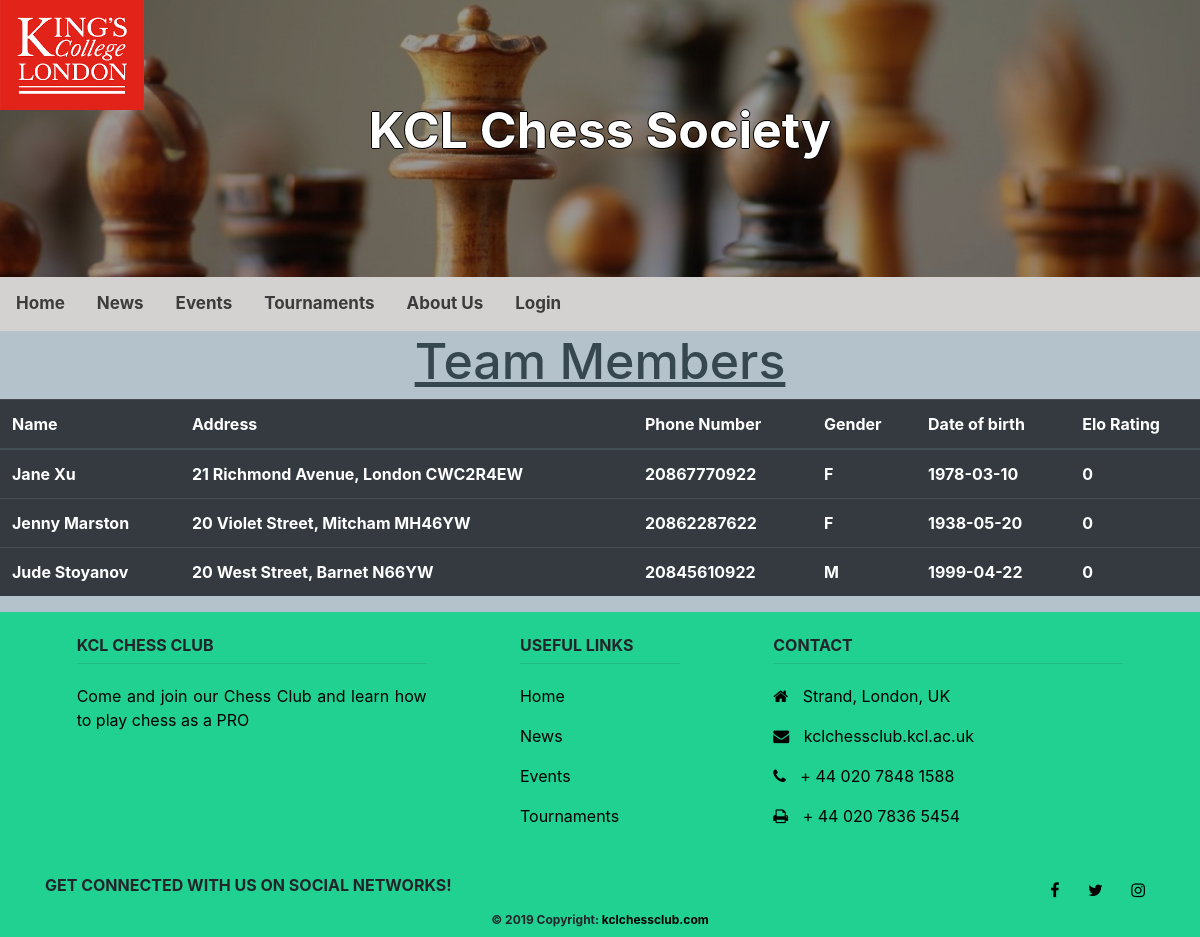
/public/pages/members.php, run on the app's committed database.
### tables this page shows
CREATE TABLE `users` (
  `id` INT(11) NOT NULL AUTO_INCREMENT,
  `admin` BIT(1) NOT NULL DEFAULT 0,  
  `first_name` VARCHAR(255),
  `last_name` VARCHAR(255),
  `dob` DATE NOT NULL,
  `gender` CHAR(1) NOT NULL,  
  `phone` VARCHAR(15) NOT NULL,
  `address` VARCHAR(255),
  `rating` INT(3) NOT NULL DEFAULT 0,
  `email` VARCHAR(255),
  `username` VARCHAR(255),
  `hashed_password` VARCHAR(255),
  PRIMARY KEY (`id`)
);

### private/functions.php (called while the page is built, shortened)
<?php
    function url_for($path) {
        if($path[0] != '/') {
            $path = "/" . $path;
        }
        return WWW_ROOT . $path;
    }
?>

### private/auth_functions.php (called while the page is built, shortened)
<?php
  function is_logged_in() {
    return isset($_SESSION['user_id']);
  }
?>

### private/query_functions.php (called while the page is built, shortened)
<?php
    function find_members() {
      global $db;
      $sql = "SELECT * FROM users WHERE admin = 0; ";
      $result = mysqli_query($db, $sql);
      return $result;
    }
?>

### public/pages/members.php (the view, shortened to what this page needs)
<?php include(SHARED_PATH . '/header.php'); ?>
<h1 style="font-size: 50px;", text-align="center">Team Members</h1>
  <table class="table table-hover table-dark">
  <thead>
    <tr>
      <th scope="col">Name</th>
      <th scope="col">Address</th>
      <th scope="col">Phone Number</th>
      <th scope="col">Gender</th>
      <th scope="col">Date of birth</th>
      <th scope="col">Elo Rating</th>
    </tr>
  </thead>
  <tbody>
  <?php
  $members = find_members();
        if (mysqli_num_rows($members) > 0) {
            while($row = mysqli_fetch_assoc($members)){
                echo "<tr>";
                  echo "<th scope='col'>". $row["first_name"]. " " . $row["last_name"]."</th>";
                  echo "<th scope='col'>". $row["address"]. "</th>";
                  echo "<th scope='col'>". $row["phone"]. "</th>";
                  echo "<th scope='col'>". $row["gender"]. "</th>";
                  echo "<th scope='col'>". $row["dob"]. "</th>";
                  echo "<th scope='col'>". $row["rating"]. "</th>";
                echo "</tr>";
            }
        }
        else{
            echo '<p> No tournaments could be found.</p>';
        }
        ?>
    </tbody>
  </table>
<?php include(SHARED_PATH . '/footer.php'); ?>

### private/shared/header.php (shortened to what this page needs)
<!doctype html>
<html lang="en">
    <head>
        <link rel="stylesheet" href="https://stackpath.bootstrapcdn.com/bootstrap/4.3.1/css/bootstrap.min.css">
        <link rel="stylesheet" media="all" href="<?php echo url_for('pages/stylesheets/public.css'); ?>" />
        <link rel="stylesheet" media="all" href="<?php echo url_for('pages/stylesheets/header.css'); ?>"/>
    </head>
    <body>
        <header>
            <div class="topContainer">
                <img class="image" id="chessImage" src="<?php echo url_for('Images/chessboard.jpeg'); ?>">
                <div class="centeredTitle">KCL Chess Society</div>
                <img class="image" id="kclImage" src="<?php echo url_for('Images/img_kcl.png'); ?>">
            </div>
            <div class="topNav">
            <a href="<?php echo url_for('pages/index.php'); ?>">Home</a>
            <a href="<?php echo url_for('pages/News/index.php'); ?>">News</a>
            <a href="<?php echo url_for('pages/Event/index.php'); ?>">Events</a>
            <a href="<?php echo url_for('pages/Tournament/index.php'); ?>">Tournaments</a>
            <a href="<?php echo url_for('pages/AboutUs/index.php'); ?>">About Us</a>
            <?php
                if(is_logged_in()){
                    if(user_is_admin()){
                        echo "<a href=" . url_for('pages/members.php'). ">Member List</a>";
                    }
                    echo "<a href=" . url_for('pages/profile.php'). ">Profile</a>";
                    echo "<a href=" . url_for('pages/log_out.php'). ">Log Out</a>";
                }
                else{
                    echo "<a href=" . url_for('pages/log_in.php'). ">Login</a>";
                }
            ?>
        </div>
        </header>

### private/shared/footer.php (shortened to what this page needs)
    <footer class="page-footer">
        <link rel="stylesheet" media="all" href="<?php echo url_for('pages/stylesheets/footer.css'); ?>"/>
        <div style="background-color: #21d192;">
            <div class="container">
                <div class="row py-4 my-2">
                    <div class="col-md-4 mx-auto">
                    <h6 class="text-uppercase font-weight-bold">KCL Chess Club</h6>
                    <hr>
                    <p class="footerP">Come and join our Chess Club and learn how to play chess as a PRO</p>
                    </div>
                    <div class="col-md-2 mx-auto">
                        <h6>Useful Links</h6>
                        <hr>
                        <p class="footerP"><a href="<?php echo url_for('pages/index.php'); ?>">Home</a></p>
                        <p class="footerP"><a href="<?php echo url_for('pages/News/index.php'); ?>">News</a></p>
                        <p class="footerP"><a href="<?php echo url_for('pages/Event/index.php'); ?>">Events</a></p>
                        <p class="footerP"><a href="<?php echo url_for('pages/Tournament/index.php'); ?>">Tournaments</a></p>
                    </div>
                    <div class="col-md-4 mx-auto">
                        <h6>Contact</h6>
                        <hr>
                        <p class="footerP"><i class="fa fa-home"></i> Strand, London, UK</p>
                        <p class="footerP"><i class="fa fa-envelope"></i> kclchessclub.kcl.ac.uk</p>
                        <p class="footerP"><i class="fa fa-phone"></i> + 44 020 7848 1588</p>
                        <p class="footerP"><i class="fa fa-print"></i> + 44 020 7836 5454</p>
                    </div>
                </div>
                <div class="row align-items-center">
                    <div class="col-md-6 text-center text-md-left mb-md-0">
                    <h6>Get connected with us on social networks!</h6>
                    </div>
                    <div class="col-md-6 text-center text-md-right">
                        <link rel="stylesheet" href="https://cdnjs.cloudflare.com/ajax/libs/font-awesome/4.7.0/css/font-awesome.min.css">
                        <a href="https://www.facebook.com/kclsupage/" class="fb-ic">
                            <i class="fa fa-facebook-f white-text mr-4"> </i>
                        </a>
                        <a href="https://twitter.com/kclsu" class="tw-ic">
                            <i class="fa fa-twitter white-text mr-4"> </i>
                        </a>
                        <a href="https://www.instagram.com/kclsu/" class="ins-ic">
                            <i class="fa fa-instagram white-text"> </i>
                        </a>
                    </div>
                </div>
                <div class="footer-copyright text-center py-2" id ="copyright">© 2019 Copyright:
                    <a href="<?php echo url_for('pages/index.php'); ?>"> kclchessclub.com</a>
                </div>
            </div>
        </div>
    </footer>
  </body>
</html>

### public/pages/stylesheets/public.css (style rules this page uses)
body { background-color: #b4c3cb; }
h1 { color: #37474f; text-decoration: underline; text-align: center; }
p { color: #37474f; font-size: 20px; padding-left: 40px; padding-right: 40px; text-align: justify; }

### public/pages/stylesheets/header.css (style rules this page uses)
.topContainer { width:100%; }
.centeredTitle { font-size:50px; width:100%; max-height: 20%; text-align: center; font-weight:bold; color:white; position: absolute; left: 50%; top: 20%; bottom: 20%; transform: translate(-50%, -50%); text-shadow: -1px 0 black, 0 1px black, 1px 0 black, 0 -1px black; }
#chessImage { filter: brightness(60%); width: 100%; }
#kclImage { position:absolute; left: 0; top: 0; width:12%; }
.topNav { background-color: rgb(212, 209, 209); overflow: hidden; width: 100%; }
.topNav a { float: left; color: #3d3b3b; text-align: center; padding: 14px 16px; text-decoration: none; font-size: 17px; font-weight: bold; }

### public/pages/stylesheets/footer.css (style rules this page uses)
.footerP { padding: 0px; font-size:16px; color: black; }
hr { color: black; margin-bottom: 20px; margin-top: 0px; }
h6 { font-weight: bold; text-transform: uppercase; }
i { margin-right: 10px; }
a { color: black; }
#copyright { font-size:12px; font-weight:bold; }

### data on the page
users: first_name "Jane", last_name "Xu", address "21 Richmond Avenue, London CWC2R4EW", phone "20867770922", gender "F", dob "1978-03-10", rating "0"
users: first_name "Jenny", last_name "Marston", address "20 Violet Street, Mitcham MH46YW", phone "20862287622", gender "F", dob "1938-05-20", rating "0"
users: first_name "Jude", last_name "Stoyanov", address "20 West Street, Barnet N66YW", phone "20845610922", gender "M", dob "1999-04-22", rating "0"
